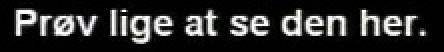
#> input picture book2/contour_250_1.jpg, 222 x 26 px (shown 2 times larger)
$ python bookimtest.py
#> lines starting #> are read from the running program, lines starting #| are printed output that depends on the picture
#> further down, image is the input picture: shape (26, 222, 3); mean B, G, R 44, 44.5, 44.4

import numpy as np
from PIL import Image
import pytesseract
import argparse
import cv2
import os
from library import get_still_filter
#https://medium.freecodecamp.org/getting-started-with-tesseract-part-ii-f7f9a0899b3f
"pic1WonB.png"
"pic2W.jpg"
#billeder med problemer:
"book/frame_850.jpg"
"book/frame_900.jpg"
# book2 images
"book2/contour_250_1.jpg"
"book2/contour_350_1.jpg"
"book2/contour_400_1.jpg"
"book2/contour_500_1.jpg"
"book2/contour_600_1.jpg"
"book2/contour_650_1.jpg"
"book2/contour_800_1.jpg"
"book2/contour_850_1.jpg"
"book2/contour_900_1.jpg"

goodpic = ["book2/contour_250_1.jpg",
"book2/contour_350_1.jpg","book2/contour_400_1.jpg",
"book2/contour_500_1.jpg",
"book2/contour_600_1.jpg",
"book2/contour_650_1.jpg",
"book2/contour_800_1.jpg",
"book2/contour_850_1.jpg",
"book2/contour_900_1.jpg"]

file = open("test_results/mynew.txt", "w", encoding="utf-8")
file.write("")
file.close()

def rens_friske_subtitles(image):
    cont = get_still_filter.text_image_black_white(image, [[0,0,255],[255,255,255]])
    clean_cont =  get_still_filter.cleaning_subs(cont)
    text = pytesseract.image_to_string(cont, lang="dan")
    return text

def rens2(image):
    img = cv2.cvtColor(image, cv2.COLOR_BGR2GRAY)
    img = cv2.resize(img, None, fx=1.5, fy=1.5, interpolation=cv2.INTER_CUBIC)
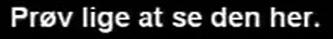
#> img: shape (39, 333); min 0, max 255, mean 44.6
    kernel = np.ones((1, 1), np.uint8)
    img = cv2.dilate(img, kernel, iterations=1)
    img = cv2.erode(img, kernel, iterations=1)
    img = cv2.GaussianBlur(img, (5, 5), 0)
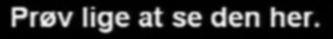
#> img: shape (39, 333); min 0, max 250, mean 44.6
#> (the run stopped early here; a loop or call above may not have finished)

$ run again, with test_results/binary.png saved as book2/contour_250_1.jpg
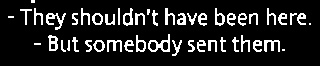
#> input picture test_results/binary.png, 320 x 66 px
#> image is the input picture: shape (66, 320, 3); min 0, max 255, mean 34.4
#> in rens2, `img = cv2.resize(img, None, fx=1.5, fy=1.5, interpolation=cv2.INTER_CU..`:
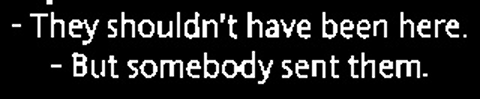
#> img: shape (99, 480); min 0, max 255, mean 34.5
#> in rens2, `img = cv2.GaussianBlur(img, (5, 5), 0)`:
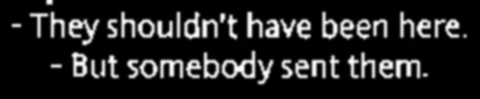
#> img: shape (99, 480); min 0, max 255, mean 34.5

$ run again, with book2/contour_450_1.jpg copied over book2/contour_250_1.jpg
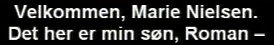
#> input picture book2/contour_450_1.jpg, 274 x 45 px
#> image is the input picture: shape (45, 274, 3); mean B, G, R 50.1, 51, 50.9
#> in rens2, `img = cv2.resize(img, None, fx=1.5, fy=1.5, interpolation=cv2.INTER_CU..`:
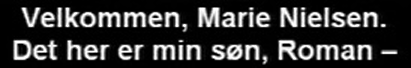
#> img: shape (68, 411); min 0, max 255, mean 50.7
#> in rens2, `img = cv2.GaussianBlur(img, (5, 5), 0)`:
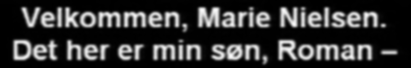
#> img: shape (68, 411); min 0, max 250, mean 50.7

$ run again, with book2/contour_550_1.jpg copied over book2/contour_250_1.jpg
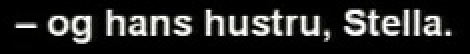
#> input picture book2/contour_550_1.jpg, 235 x 27 px (shown 2 times larger)
#> image is the input picture: shape (27, 235, 3); mean B, G, R 41.3, 42.3, 42.1
#> in rens2, `img = cv2.resize(img, None, fx=1.5, fy=1.5, interpolation=cv2.INTER_CU..`:
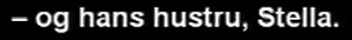
#> img: shape (40, 352); min 0, max 255, mean 42.9
#> in rens2, `img = cv2.GaussianBlur(img, (5, 5), 0)`:
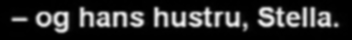
#> img: shape (40, 352); min 0, max 240, mean 42.9
